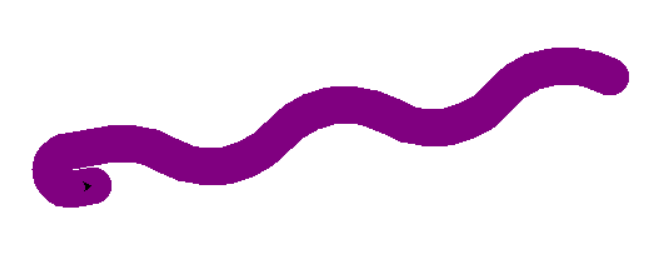

Write the Python code that produced this figure.
import turtle


def drawSnake(rad, angle, len, neckrad):
    for _ in range(len):
        turtle.circle(rad, angle)
        turtle.circle(-rad, angle)
    turtle.circle(rad, angle/2)
    turtle.forward(rad/2) 
    turtle.circle(neckrad, 180)
    turtle.forward(rad/4)


turtle.setup(1500, 1400, 0, 0)
turtle.pensize(30)
turtle.pencolor("purple")
turtle.seth(150)
drawSnake(70, 80, 2, 15)
